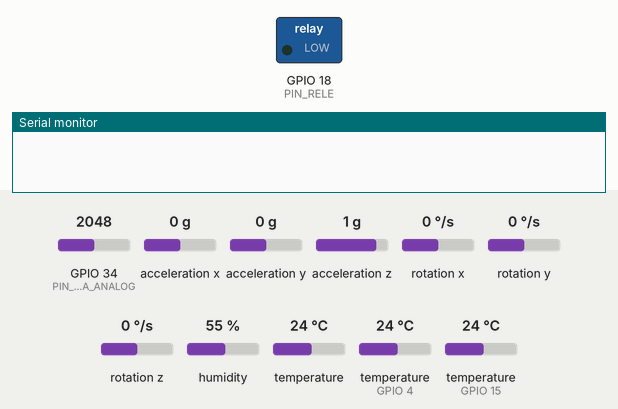
This sketch was run on a simulated ESP32. On the bench: switched loads named in the sketch (green lamp = pin HIGH), the last lines printed to the serial monitor. Inputs (shaded band) come from the test bench; at power-on: acceleration x 0 g, GPIO 34 (PIN_FLAMA_ANALOG) = 2048, acceleration y 0 g, acceleration z 1 g, rotation x 0 °/s, rotation y 0 °/s, rotation z 0 °/s, humidity 55 %, temperature 24 °C, temperature (sensors on GPIO 4, GPIO 15) 24 °C. WiFi joins after 1.5 s; servers stay silent unless stated; uploads are accepted with an empty reply; the local clock reads 2024-03-15 10:24:30 at power-on unless the sketch sets it; random numbers use the default seed unless the sketch sets one.

Above: at 1.2 s.
1.3 s: acceleration x set to -1 g
5.5 s: acceleration x set to -1.3 g
At 6.5 s:
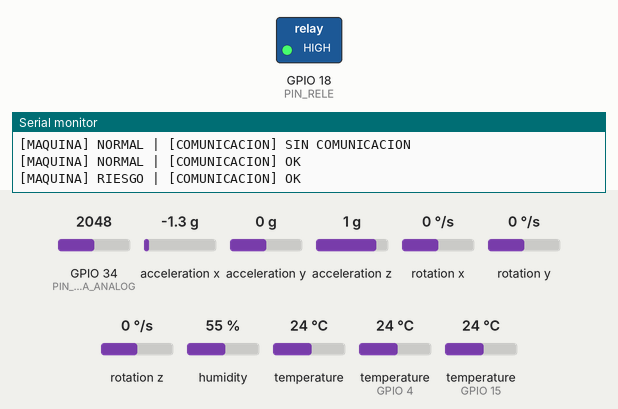
7.0 s: acceleration x set to 0 g
At 7.6 s:
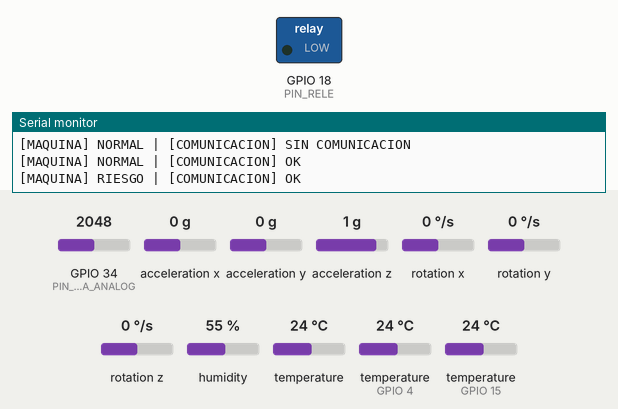
8.5 s: acceleration x set to -1.4 g
At 9.0 s:
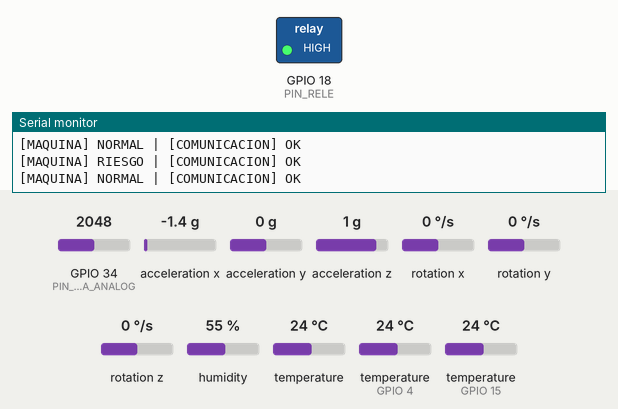
Timing chart, 0 to 11.0 s (numbered marks = the images above; inputs shaded):
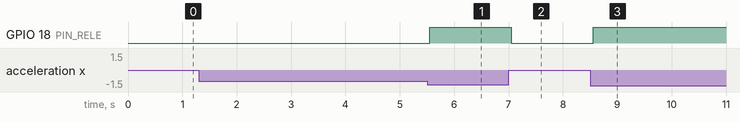

Measured:
- the behaviour switches between -1.1 and -1.2 g on acceleration x (found by bisection; images 0 and 1)
- after the input at 5.5 s, GPIO 18 (PIN_RELE): LOW → HIGH after 0.05 s
- after the input at 7.0 s, GPIO 18 (PIN_RELE): HIGH → LOW after 0.05 s
- after the input at 8.5 s, GPIO 18 (PIN_RELE): LOW → HIGH after 0.05 s

The sketch:

arduino.ino
```cpp
// Predicta ESP32 v3: sensor safety and network transport run independently.
#include <WiFi.h>
#include <WiFiClientSecure.h>
#include <HTTPClient.h>
#include <OneWire.h>
#include <DallasTemperature.h>
#include "DHT.h"
#include <Adafruit_MPU6050.h>
#include <Adafruit_Sensor.h>
#include <Wire.h>
#include <time.h>
#include <esp_system.h>
#include "secrets.h"

#define PIN_TEMP_MOTOR 15
#define PIN_RELE 18
#define PIN_DHT 4
#define PIN_FLAMA_ANALOG 34
#define UMBRAL_TEMP_MOTOR 45.0
#define UMBRAL_TEMP_AMBIENTE 27.0
#define UMBRAL_VIBRACION 15.0
#define UMBRAL_FUEGO 1200
const float VELOCIDAD_FIJA = 60.0;
const float VOLTAJE_FIJO = 12.0;
const char* FIRMWARE_VERSION = "3.0.0";
OneWire oneWire(PIN_TEMP_MOTOR);
DallasTemperature sensorsMotor(&oneWire);
DHT dht(PIN_DHT, DHT11);
Adafruit_MPU6050 mpu;

struct Measurement {
  float motor, ambient, vibration, humidity;
  uint32_t sequence;
};
QueueHandle_t pending;
char bootId[33];
volatile bool communicationOk = false;
volatile uint32_t lastSuccess = 0;
bool mpuReady = false;

// Only this task owns HTTP/TLS. Blocking DNS, handshake and retries never stop loop().
void networkTask(void*) {
  WiFi.mode(WIFI_STA);
  WiFi.setAutoReconnect(true);
  WiFi.begin(WIFI_SSID, WIFI_PASSWORD);
  configTime(0, 0, "pool.ntp.org", "time.google.com");
  uint32_t lastReconnect = millis();
  Measurement sample;
  for (;;) {
    if (WiFi.status() != WL_CONNECTED || time(nullptr) < 1700000000) {
      communicationOk = false;
      if (millis() - lastReconnect >= 10000) {
        if (WiFi.status() != WL_CONNECTED) WiFi.reconnect();
        else configTime(0, 0, "pool.ntp.org", "time.google.com");
        lastReconnect = millis();
      }
      vTaskDelay(pdMS_TO_TICKS(250));
      continue;
    }
    if (xQueueReceive(pending, &sample, pdMS_TO_TICKS(250)) != pdTRUE) continue;
    char payload[600];
    snprintf(payload, sizeof(payload),
      "{\"maquina_id\":\"%s\",\"temperatura\":%.2f,\"temp_ambiente\":%.2f,"
      "\"vibracion\":%.2f,\"voltaje\":%.2f,\"velocidad\":%d,\"humedad\":%.2f,"
      "\"sequence\":%lu,\"boot_id\":\"%s\",\"firmware_version\":\"%s\"}",
      MACHINE_ID, sample.motor, sample.ambient, sample.vibration, VOLTAJE_FIJO,
      (int)VELOCIDAD_FIJA, sample.humidity, (unsigned long)sample.sequence, bootId, FIRMWARE_VERSION);
    bool delivered = false;
    for (int attempt = 0; attempt < 3; ++attempt) {
      WiFiClientSecure tls;
      WiFiClient plain;
      HTTPClient http;
      tls.setCACert(API_ROOT_CA);  // PEM root CA supplied in secrets.h. Never setInsecure().
      tls.setHandshakeTimeout(8);
      http.setConnectTimeout(5000);
      http.setTimeout(5000);
      http.setFollowRedirects(HTTPC_DISABLE_FOLLOW_REDIRECTS);
      bool started = false;
      if (String(API_URL).startsWith("https://")) started = http.begin(tls, API_URL);
      else if (ALLOW_LOCAL_HTTP && String(API_URL).startsWith("http://")) started = http.begin(plain, API_URL);
      if (!started) { Serial.println("[COMUNICACION] URL/TLS sin configurar"); break; }
      http.addHeader("Content-Type", "application/json");
      http.addHeader("Authorization", String("Bearer ") + DEVICE_API_KEY);
      int code = http.POST((uint8_t*)payload, strlen(payload));
      http.end();
      if (code >= 200 && code < 300) {
        delivered = true;
        lastSuccess = millis();
        break;
      }
      Serial.printf("[COMUNICACION] HTTP %d, intento %d/3\n", code, attempt + 1);
      if (code >= 400 && code < 500 && code != 408 && code != 429) break;
      if (attempt < 2) vTaskDelay(pdMS_TO_TICKS((1000UL << attempt) + (esp_random() % 250)));
    }
    communicationOk = delivered;
    if (!delivered) Serial.println("[COMUNICACION] Medicion descartada tras reintentos limitados");
  }
}

void setup() {
  Serial.begin(115200);
  pinMode(PIN_RELE, OUTPUT);
  digitalWrite(PIN_RELE, LOW);  // Existing relay polarity retained.
  sensorsMotor.begin();
  sensorsMotor.setWaitForConversion(false);
  sensorsMotor.requestTemperatures();
  dht.begin();
  mpuReady = mpu.begin();
  snprintf(bootId, sizeof(bootId), "%08lx%08lx%08lx%08lx",
    (unsigned long)esp_random(), (unsigned long)esp_random(),
    (unsigned long)esp_random(), (unsigned long)esp_random());
  pending = xQueueCreate(16, sizeof(Measurement));
  if (!pending || xTaskCreate(networkTask, "predicta-network", 12288, nullptr, 1, nullptr) != pdPASS) {
    Serial.println("[COMUNICACION] No se pudo iniciar transporte; seguridad local activa");
  }
}

void loop() {
  static uint32_t lastMotor = millis(), lastDht = 0, lastMpu = 0, lastSend = 0, lastStatus = 0;
  static uint32_t sequence = 0;
  static float motor = 0, ambient = 0, humidity = 0, vibration = 0;
  const uint32_t now = millis();
  if (now - lastMotor >= 800) {
    motor = sensorsMotor.getTempCByIndex(0);
    sensorsMotor.requestTemperatures();
    lastMotor = now;
  }
  if (now - lastDht >= 2000) {
    ambient = dht.readTemperature(); humidity = dht.readHumidity();
    // Retain legacy DHT fallback; report invalid sensors independently below.
    if (isnan(ambient)) ambient = 0;
    if (isnan(humidity)) humidity = 0;
    lastDht = now;
  }
  if (mpuReady && now - lastMpu >= 100) {
    sensors_event_t a, g, t;
    mpu.getEvent(&a, &g, &t);
    vibration = sqrt(a.acceleration.x*a.acceleration.x + a.acceleration.y*a.acceleration.y + a.acceleration.z*a.acceleration.z);
    lastMpu = now;
  }
  const bool machineRisk = motor > UMBRAL_TEMP_MOTOR || ambient > UMBRAL_TEMP_AMBIENTE ||
    vibration > UMBRAL_VIBRACION || analogRead(PIN_FLAMA_ANALOG) < UMBRAL_FUEGO;
  digitalWrite(PIN_RELE, machineRisk ? HIGH : LOW);
  if (now - lastSend >= 2000) {
    lastSend = now;
    Measurement sample{motor, ambient, vibration, humidity, sequence++};
    // Bounded memory: keep pending order and drop new samples when full.
    if (pending && xQueueSend(pending, &sample, 0) != pdTRUE)
      Serial.println("[COMUNICACION] Buffer lleno; nueva medicion descartada");
  }
  if (now - lastStatus >= 2000) {
    Serial.printf("[MAQUINA] %s | [COMUNICACION] %s\n", machineRisk ? "RIESGO" : "NORMAL",
      communicationOk && now-lastSuccess < 30000 ? "OK" : "SIN COMUNICACION");
    if (!mpuReady || motor == DEVICE_DISCONNECTED_C) Serial.println("[SENSOR] Revisar MPU6050/DS18B20");
    lastStatus = now;
  }
  delay(1); // Yield to FreeRTOS, no network waits in this loop.
}
```

secrets.example.h
```cpp
#pragma once
// Copy as secrets.h (ignored). Never commit real values.
const char* WIFI_SSID = "";
const char* WIFI_PASSWORD = "";
const char* API_URL = "https://DOMAIN/api/sensores";
const char* DEVICE_API_KEY = "";
const char* MACHINE_ID = "M-01";
// Obtain the trusted root PEM from your certificate authority, verify independently.
// Keep root certificate(s) current when the server certificate chain changes.
const char* API_ROOT_CA = R"PEM(
)PEM";
// Development only, explicit opt-in for a trusted local network.
const bool ALLOW_LOCAL_HTTP = false;
```
